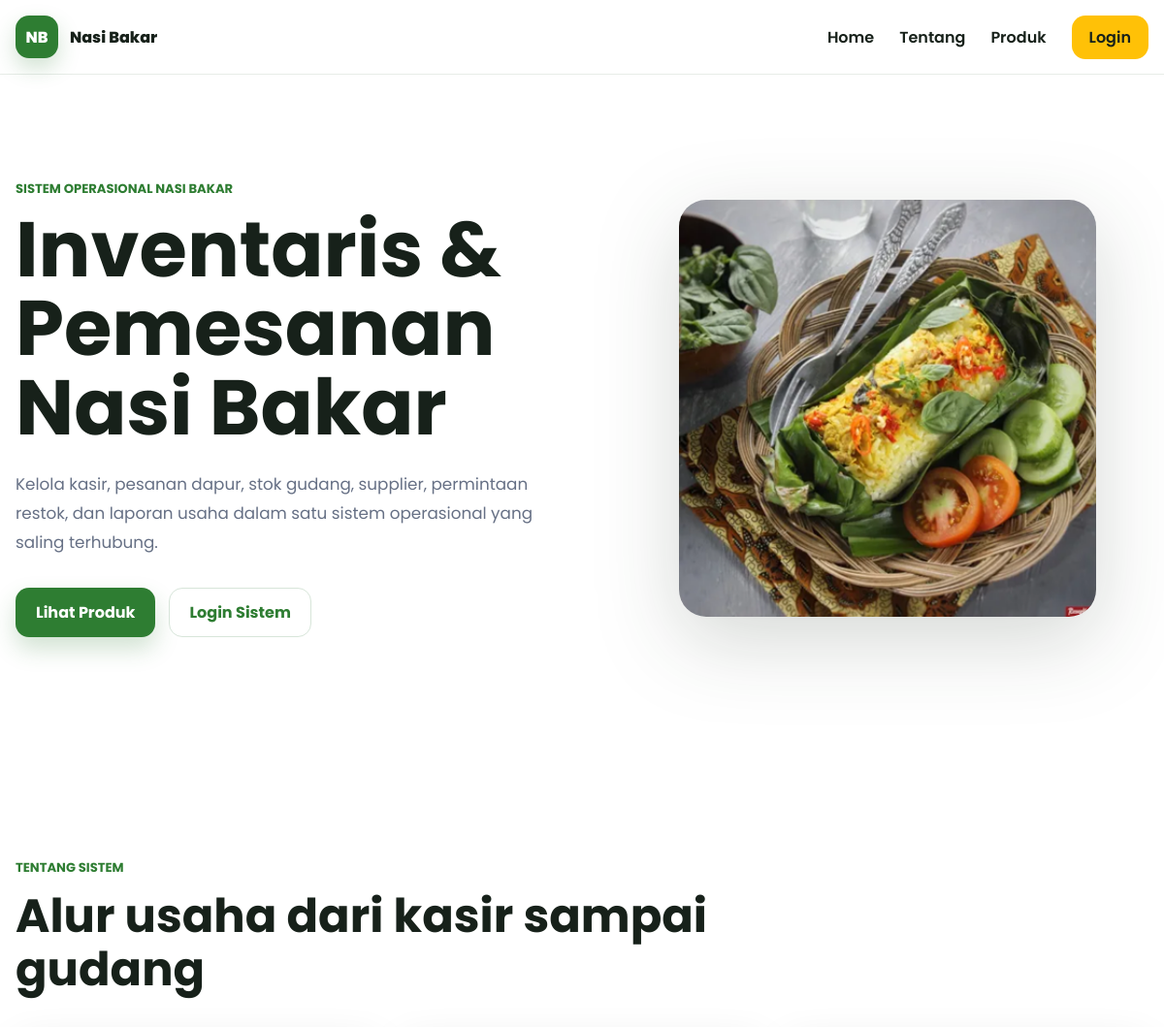
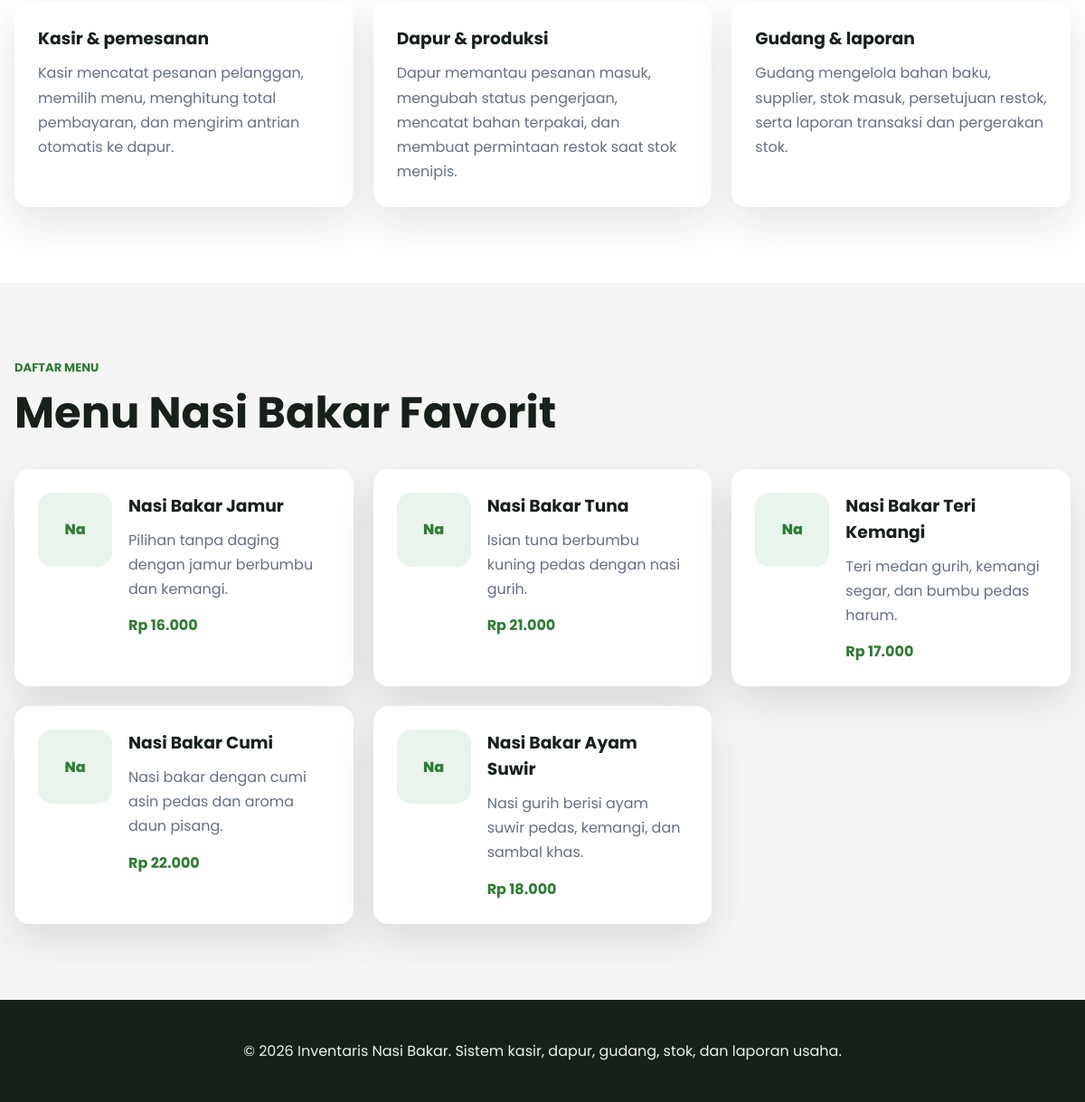
The page / on the database its author committed (2 pictures, top to bottom).
### tables this page shows
CREATE TABLE menu_nasi_bakar (
    id INT AUTO_INCREMENT PRIMARY KEY,
    nama_menu VARCHAR(120) NOT NULL,
    harga DECIMAL(12,2) NOT NULL DEFAULT 0,
    deskripsi TEXT NOT NULL,
    gambar VARCHAR(180) DEFAULT NULL,
    produk_jadi_id INT NULL,
    CONSTRAINT fk_menu_produk_jadi FOREIGN KEY (produk_jadi_id) REFERENCES bahan_baku(id) ON UPDATE CASCADE ON DELETE SET NULL
);

### includes/functions.php (called while the page is built, shortened)
<?php
function e(?string $value): string
{
    return htmlspecialchars((string) $value, ENT_QUOTES, 'UTF-8');
}
function rupiah($value): string
{
    return 'Rp ' . number_format((float) $value, 0, ',', '.');
}

### index.php (the view, shortened to what this page needs)
<?php
require_once __DIR__ . '/config/koneksi.php';
require_once __DIR__ . '/includes/functions.php';
$menus = [];
$result = mysqli_query($conn, 'SELECT nama_menu, harga, deskripsi, gambar FROM menu_nasi_bakar ORDER BY id DESC LIMIT 6');
if ($result) {
    $menus = mysqli_fetch_all($result, MYSQLI_ASSOC);
}
?>
<!DOCTYPE html>
<html lang="id">
<head>
    <link rel="stylesheet" href="assets/css/style.css">
</head>
<body>
    <header class="site-header">
        <nav class="landing-nav">
            <a class="brand" href="#home">
                <span class="brand-mark">NB</span>
                <span>Nasi Bakar</span>
            </a>
            <div class="nav-links" data-nav-menu>
                <a href="#home">Home</a>
                <a href="#tentang">Tentang</a>
                <a href="#produk">Produk</a>
                <a class="nav-login" href="auth/login.php">Login</a>
            </div>
        </nav>
    </header>
    <main>
        <section class="hero-section" id="home">
            <div class="hero-content">
                <p class="eyebrow">Sistem Operasional Nasi Bakar</p>
                <h1>Inventaris & Pemesanan Nasi Bakar</h1>
                <p class="hero-description">
                    Kelola kasir, pesanan dapur, stok gudang, supplier, permintaan restok, dan laporan usaha dalam satu sistem operasional yang saling terhubung.
                </p>
                <div class="hero-actions">
                    <a class="btn btn-primary" href="#produk">Lihat Produk</a>
                    <a class="btn btn-secondary" href="auth/login.php">Login Sistem</a>
                </div>
            </div>
            <div class="hero-visual">
                <img class="hero-image" src="assets/images/nasibakar.png" alt="Nasi bakar">
            </div>
        </section>
        <section class="section" id="tentang">
            <div class="section-heading">
                <p class="eyebrow">Tentang Sistem</p>
                <h2>Alur usaha dari kasir sampai gudang</h2>
            </div>
            <div class="about-grid">
                <article>
                    <h3>Kasir & pemesanan</h3>
                    <p>Kasir mencatat pesanan pelanggan, memilih menu, menghitung total pembayaran, dan mengirim antrian otomatis ke dapur.</p>
                </article>
                <article>
                    <h3>Dapur & produksi</h3>
                    <p>Dapur memantau pesanan masuk, mengubah status pengerjaan, mencatat bahan terpakai, dan membuat permintaan restok saat stok menipis.</p>
                </article>
                <article>
                    <h3>Gudang & laporan</h3>
                    <p>Gudang mengelola bahan baku, supplier, stok masuk, persetujuan restok, serta laporan transaksi dan pergerakan stok.</p>
                </article>
            </div>
        </section>
        <section class="section section-soft" id="produk">
            <div class="section-heading">
                <p class="eyebrow">Daftar Menu</p>
                <h2>Menu Nasi Bakar Favorit</h2>
            </div>
            <div class="menu-grid">
                <?php if ($menus): ?>
                    <?php foreach ($menus as $menu): ?>
                        <article class="menu-card">
                            <div class="menu-image">
                                <?php if (!empty($menu['gambar']) && file_exists(__DIR__ . '/assets/images/' . $menu['gambar'])): ?>
                                    <img src="assets/images/<?= e($menu['gambar']); ?>" alt="<?= e($menu['nama_menu']); ?>" style="width: 100%; height: 100%; object-fit: cover; border-radius: 8px;">
                                <?php else: ?>
                                    <span><?= e(substr($menu['nama_menu'], 0, 2)); ?></span>
                                <?php endif; ?>
                            </div>
                            <div>
                                <h3><?= e($menu['nama_menu']); ?></h3>
                                <p><?= e($menu['deskripsi']); ?></p>
                                <strong><?= rupiah($menu['harga']); ?></strong>
                            </div>
                        </article>
                    <?php endforeach; ?>
                <?php endif; ?>
            </div>
        </section>
    </main>
    <footer class="landing-footer">
        <p>&copy; 2026 Inventaris Nasi Bakar. Sistem kasir, dapur, gudang, stok, dan laporan usaha.</p>
    </footer>
</body>
</html>

### assets/css/style.css (style rules this page uses)
:root { --primary: #2E7D32; --primary-dark: #1B5E20; --secondary: #F5F5F5; --accent: #FFC107; --danger: #EF4444; --text: #17211A; --muted: #667085; --white: #FFFFFF; --shadow: 0 18px 45px rgba(22, 39, 24, 0.12); }
* { box-sizing: border-box; }
html { scroll-behavior: smooth; }
body { margin: 0; font-family: "Poppins", sans-serif; color: var(--text); background: var(--white); overflow-x: hidden; }
a { color: inherit; text-decoration: none; }
.site-header { position: sticky; top: 0; z-index: 20; background: rgba(255, 255, 255, 0.92); backdrop-filter: blur(16px); border-bottom: 1px solid #E7ECE8; }
.landing-nav { width: min(1180px, calc(100% - 32px)); min-height: 76px; margin: 0 auto; display: flex; align-items: center; justify-content: space-between; gap: 24px; }
.brand, .sidebar-brand { display: inline-flex; align-items: center; gap: 12px; font-weight: 800; min-width: 0; }
.brand span:last-child { overflow-wrap: anywhere; }
.brand-mark { width: 44px; height: 44px; display: inline-grid; place-items: center; border-radius: 14px; color: var(--white); background: var(--primary); box-shadow: 0 10px 22px rgba(46, 125, 50, 0.22); }
.nav-links { display: flex; align-items: center; gap: 26px; font-weight: 600; }
.nav-links a { transition: color 0.2s ease, transform 0.2s ease; }
.nav-login { min-height: 44px; padding: 10px 18px; border-radius: 14px; background: var(--accent); }
.hero-section { width: min(1180px, calc(100% - 32px)); min-height: calc(100svh - 76px); margin: 0 auto; display: grid; grid-template-columns: minmax(0, 1.04fr) minmax(320px, 0.96fr); align-items: center; gap: 48px; padding: 48px 0 84px; }
.eyebrow { margin: 0 0 12px; color: var(--primary); font-weight: 700; text-transform: uppercase; font-size: 0.82rem; }
.hero-content h1 { margin: 0; max-width: 680px; font-size: 5rem; line-height: 1.02; letter-spacing: 0; overflow-wrap: anywhere; }
.hero-description { max-width: 590px; margin: 22px 0 0; color: var(--muted); font-size: 1.05rem; line-height: 1.8; overflow-wrap: anywhere; }
.hero-actions { margin-top: 32px; display: flex; flex-wrap: wrap; gap: 14px; }
.btn { min-height: 44px; display: inline-flex; align-items: center; justify-content: center; border-radius: 14px; padding: 12px 20px; border: 1px solid transparent; font-weight: 700; transition: transform 0.2s ease, box-shadow 0.2s ease, background 0.2s ease; text-align: center; white-space: normal; }
.btn-primary { background: var(--primary); color: var(--white); box-shadow: 0 12px 24px rgba(46, 125, 50, 0.22); }
.btn-secondary { background: var(--white); color: var(--primary); border-color: #D7E5D9; }
.hero-visual { min-height: 420px; display: grid; place-items: center; min-width: 0; }
.hero-image { width: min(430px, 100%); max-height: min(520px, 68vh); height: auto; display: block; border-radius: 28px; object-fit: cover; filter: drop-shadow(0 24px 42px rgba(22, 39, 24, 0.18)); }
.section { width: min(1180px, calc(100% - 32px)); margin: 0 auto; padding: 84px 0; }
.section-soft { width: 100%; padding-inline: max(16px, calc((100vw - 1180px) / 2)); background: var(--secondary); }
.section-heading { max-width: 760px; margin-bottom: 34px; }
.section-heading h2 { margin: 0; font-size: 3rem; line-height: 1.15; overflow-wrap: anywhere; }
.about-grid, .menu-grid { display: grid; grid-template-columns: repeat(3, minmax(0, 1fr)); gap: 22px; }
.about-grid article, .menu-card { border-radius: 16px; background: var(--white); padding: 26px; box-shadow: var(--shadow); transition: transform 0.2s ease, box-shadow 0.2s ease; }
.about-grid h3, .menu-card h3 { margin: 0 0 10px; }
.about-grid p, .menu-card p { margin: 0; color: var(--muted); line-height: 1.7; }
.menu-card { display: grid; grid-template-columns: 82px minmax(0, 1fr); gap: 18px; }
.menu-image { width: 82px; height: 82px; display: grid; place-items: center; border-radius: 16px; background: #E9F5EC; color: var(--primary); font-weight: 800; }
.menu-card strong { display: inline-block; margin-top: 14px; color: var(--primary); }
.landing-footer { padding: 28px 16px; text-align: center; background: #17211A; color: #EAF2EC; }

### rows shown on the page
menu_nasi_bakar: nama_menu "Na", nama_menu "Nasi Bakar Jamur", deskripsi "Pilihan tanpa daging dengan jamur berbumbu dan kemangi.", harga "Rp 16.000"
menu_nasi_bakar: nama_menu "Na", nama_menu "Nasi Bakar Tuna", deskripsi "Isian tuna berbumbu kuning pedas dengan nasi gurih.", harga "Rp 21.000"
menu_nasi_bakar: nama_menu "Na", nama_menu "Nasi Bakar Teri Kemangi", deskripsi "Teri medan gurih, kemangi segar, dan bumbu pedas harum.", harga "Rp 17.000"
menu_nasi_bakar: nama_menu "Na", nama_menu "Nasi Bakar Cumi", deskripsi "Nasi bakar dengan cumi asin pedas dan aroma daun pisang.", harga "Rp 22.000"
menu_nasi_bakar: nama_menu "Na", nama_menu "Nasi Bakar Ayam Suwir", deskripsi "Nasi gurih berisi ayam suwir pedas, kemangi, dan sambal khas.", harga "Rp 18.000"
